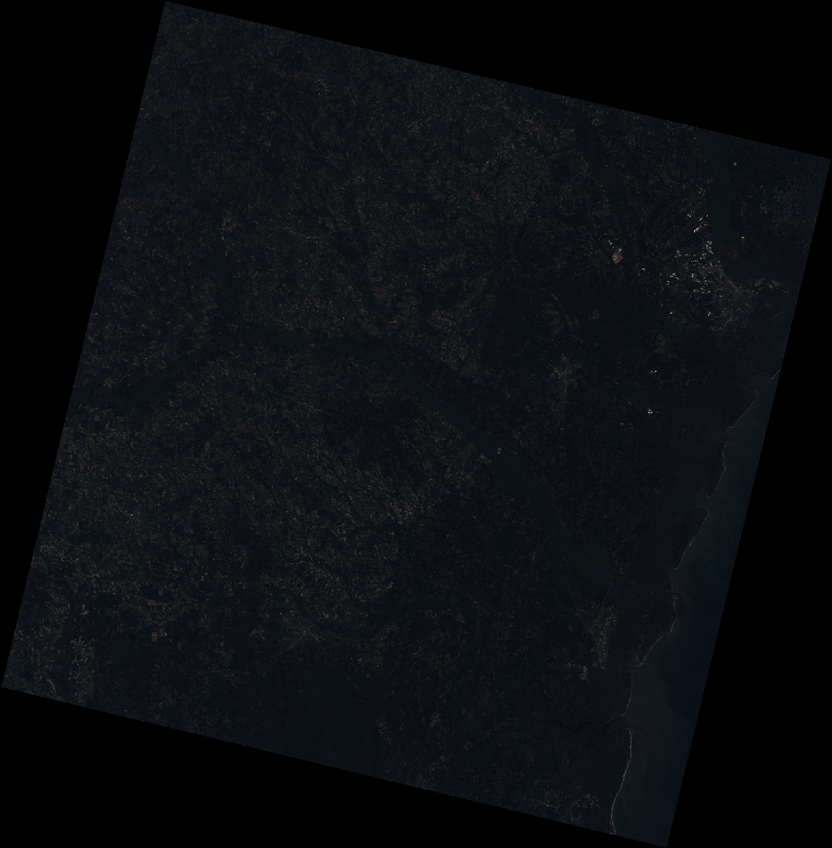
#> input picture test1.tiff, 832 x 848 px, shrunk from 1157 x 1178 before the run; its folder holds only this picture in this run
$ python -i geotiffDataset.py   (imports and definitions only)
#> lines starting #> are read from the running program, lines starting #| are printed output that depends on the picture; after the words box and inside, x2 and y2 are one past the last pixel; in counts of white or black regions, pixels touching at a corner belong together
import rasterio
import numpy as np
import pyproj

import cv2

import matplotlib.pyplot as plt

import os

LAT_STEP = 1
LON_STEP = 1

def rotateImage(image,rotation):
    image_h = image.shape[0]
    image_w = image.shape[1]
    center_h = image_h//2
    center_w = image_w//2
    M = cv2.getRotationMatrix2D((center_w,center_h),rotation,1)
    rotatedImage = cv2.warpAffine(image, M,(image_w,image_h))
    return rotatedImage

def processLandsatImage(im_rgb):
    im_gray = cv2.cvtColor(im_rgb,cv2.COLOR_RGB2GRAY)
    thresh = im_gray > 0
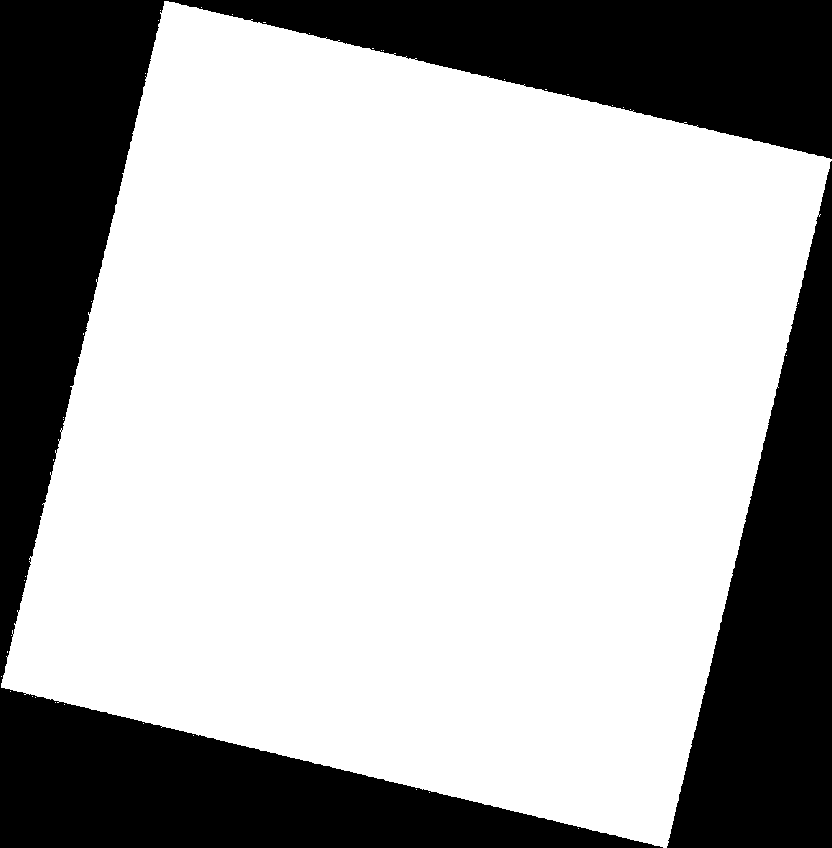
#> thresh: shape (848, 832) bool; 68.8% white; 2 black regions, box (x1, y1, x2, y2) and area: (0, 0, 832, 848) 163369, (667, 161, 832, 848) 56890
    coords = np.column_stack(np.where(thresh))
#> coords = 485277 pairs, first value 1 to 847, second value 1 to 831
    angle = cv2.minAreaRect(coords)[-1] * -1
#> angle = 13.54
    rotated = rotateImage(im_gray,angle)
#> in rotateImage, `M = cv2.getRotationMatrix2D((center_w,center_h),rotation,1)`: M = [[0.972, 0.234, -87.68], [-0.234, 0.972, 109.1]]
#> in rotateImage, `rotatedImage = cv2.warpAffine(image, M,(image_w,image_h))`:
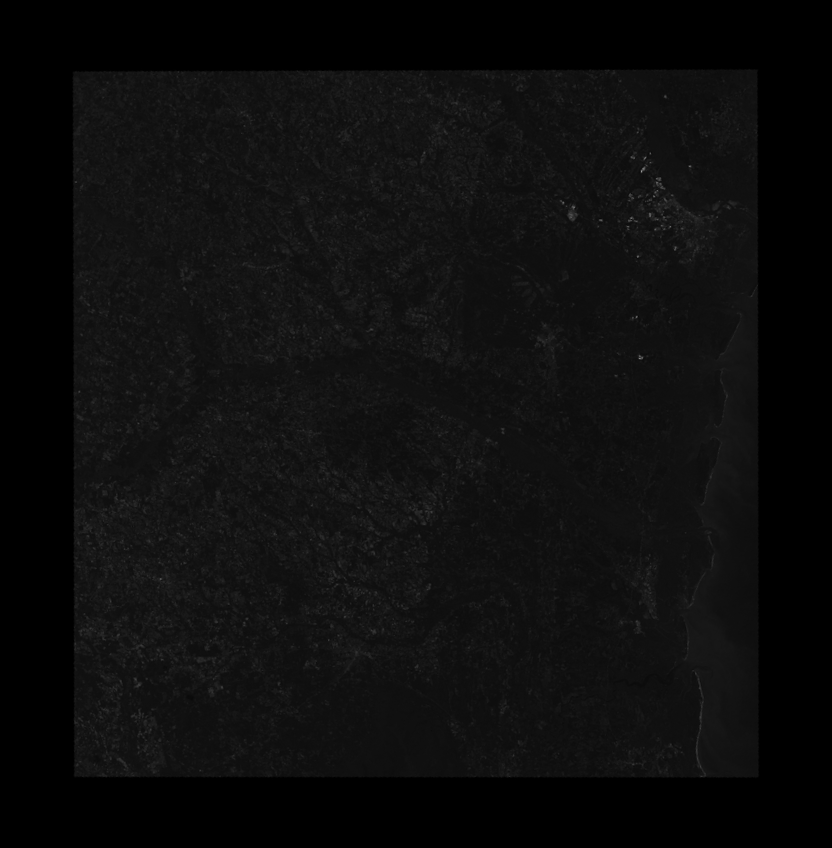
#> rotatedImage: shape (848, 832); min 0, max 154, mean 13
    rotated_rgb = rotateImage(im_rgb,angle)
    r_thresh = np.uint8(rotated > 0)
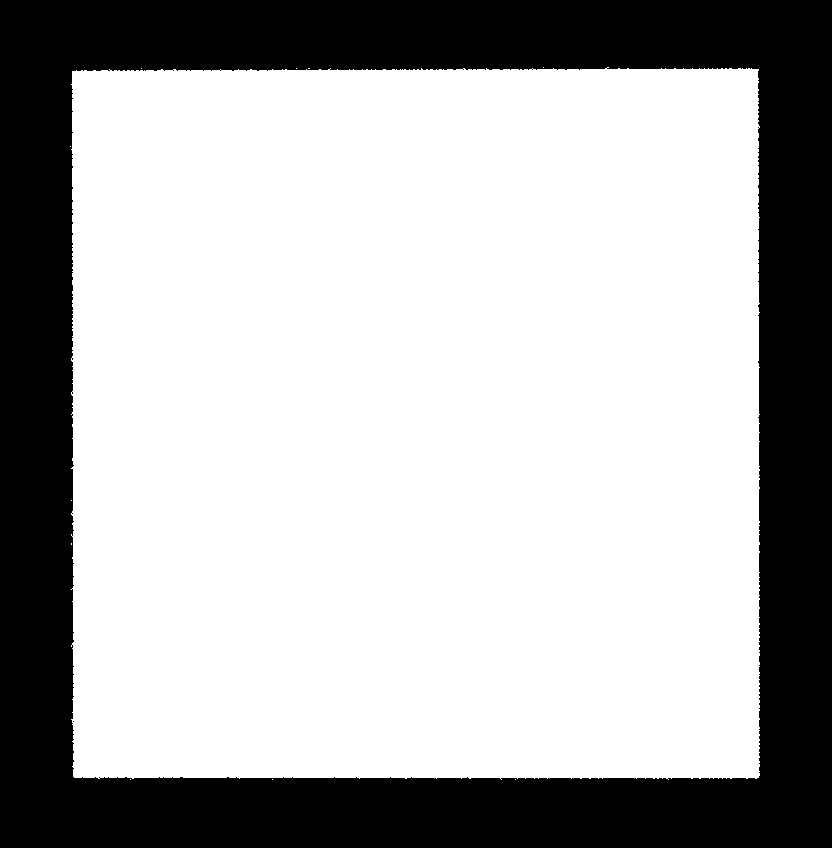
#> r_thresh: shape (848, 832); values 0 (black) and 1 (white), 68.9% white; 2 black regions (1 under 20 px)
    contours, hierarchy = cv2.findContours(r_thresh, mode=cv2.RETR_EXTERNAL, method=cv2.CHAIN_APPROX_NONE)
#> contours = 11 contours, 10 with area under 20; largest, box (x1, y1, x2, y2) and area: (71, 67, 760, 780) 484931
    contour = sorted(contours, key=cv2.contourArea)[-1]
#> contour = contour of 2812 points, box (x1, y1, x2, y2) (71, 67, 760, 780), area 484931
    x,y,w,h = cv2.boundingRect(contour)
#> x = 71; y = 67; w = 689; h = 713
    out = rotated_rgb[y:y+h,x:x+w]
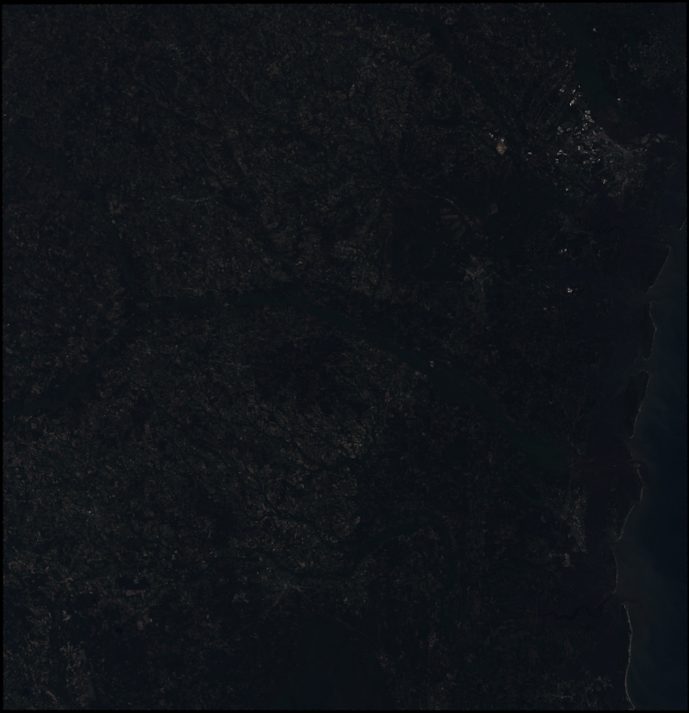
#> out: shape (713, 689, 3); mean R, G, B 15.6, 19.3, 23.5
    return out

key = '17T'

path = os.path.join('../data2',key)
path = os.path.join('../data2')

data_path = os.path.join(path,'data')
label_path = os.path.join(path,'labels')

# [37 lines not run here, left out]


>>> import cv2
>>> picture = cv2.cvtColor(cv2.imread('../../test1.tiff'), cv2.COLOR_BGR2RGB)
>>> result = processLandsatImage(picture)

$ run again, on test2.tiff
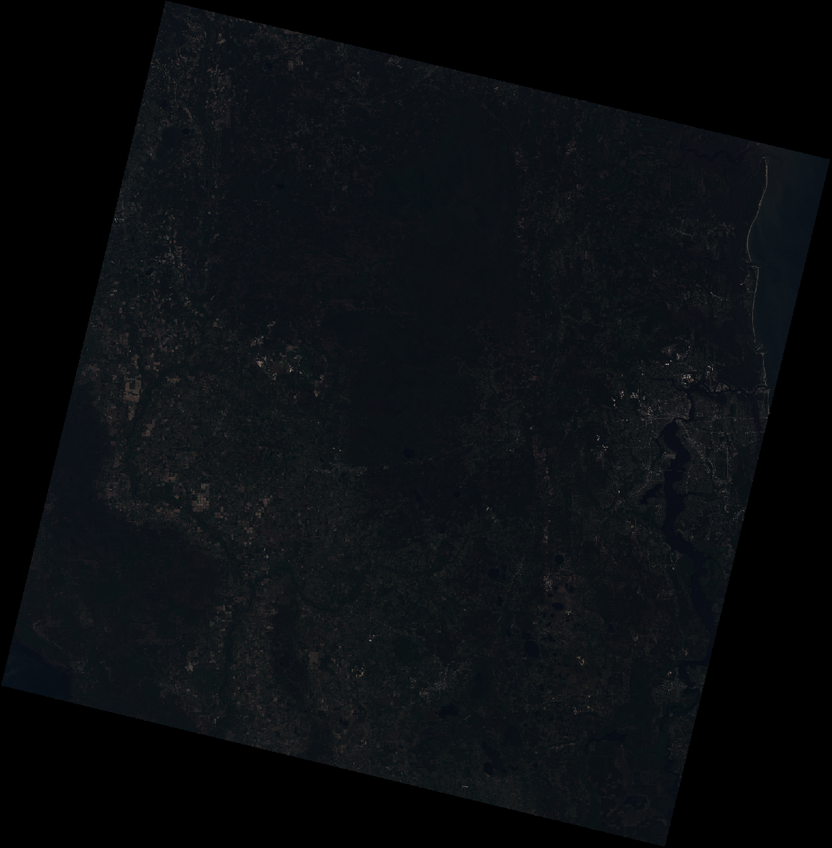
#> input picture test2.tiff, 832 x 848 px, shrunk from 1159 x 1180 before the run
#> in processLandsatImage, `thresh = im_gray > 0`:
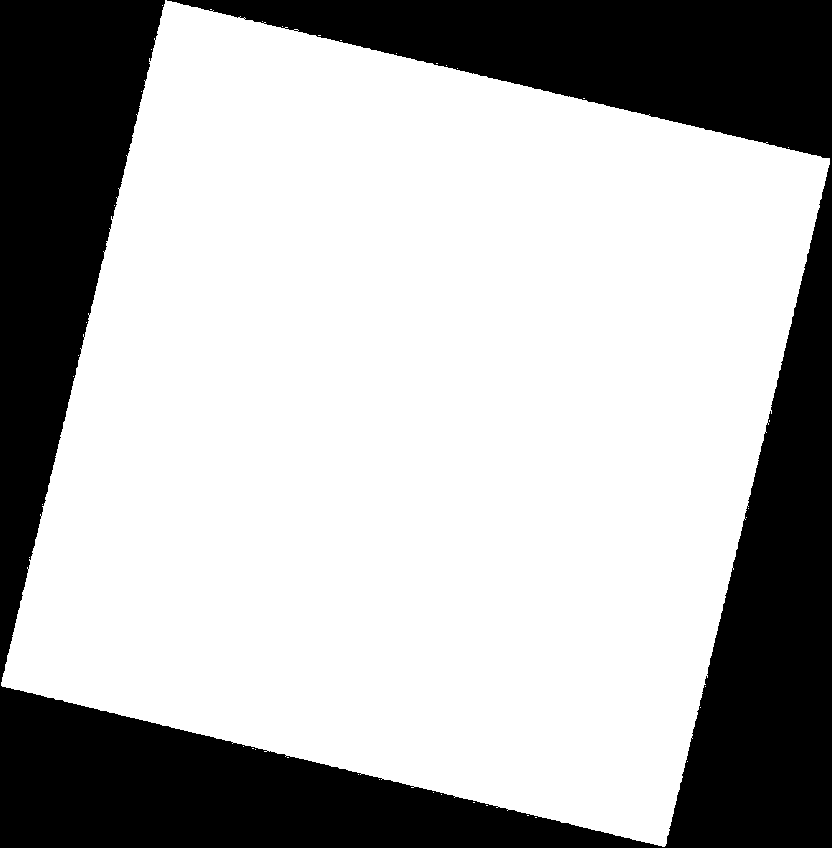
#> thresh: shape (848, 832) bool; 68.6% white; 1 black region, box (x1, y1, x2, y2) and area: (0, 0, 832, 848) 221853
#> coords = 483683 pairs, first value 0 to 846, second value 1 to 829
#> angle = 13.51
#> M = [[0.972, 0.234, -87.56], [-0.234, 0.972, 108.9]]
#> rotatedImage: shape (848, 832, 3)
#> r_thresh: shape (848, 832); values 0 (black) and 1 (white), 68.7% white; 2 black regions (1 under 20 px)
#> contours = 7 contours, 6 with area under 20; largest, box (x1, y1, x2, y2) and area: (71, 68, 760, 779) 483376
#> contour = contour of 2839 points, box (x1, y1, x2, y2) (71, 68, 760, 779), area 483376
#> x = 71; y = 68; w = 689; h = 711
#> in processLandsatImage, `out = rotated_rgb[y:y+h,x:x+w]`:
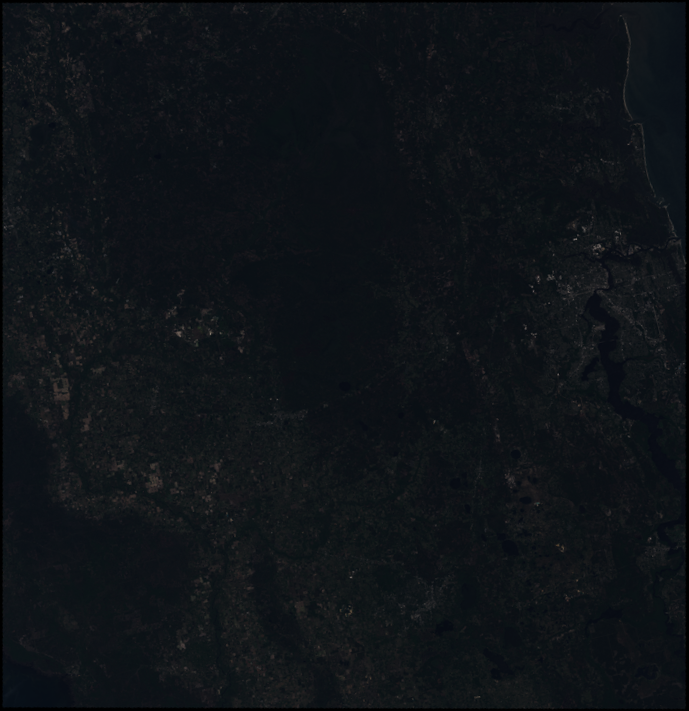
#> out: shape (711, 689, 3); mean R, G, B 15, 19.2, 23.1

$ run again, on test3.tiff
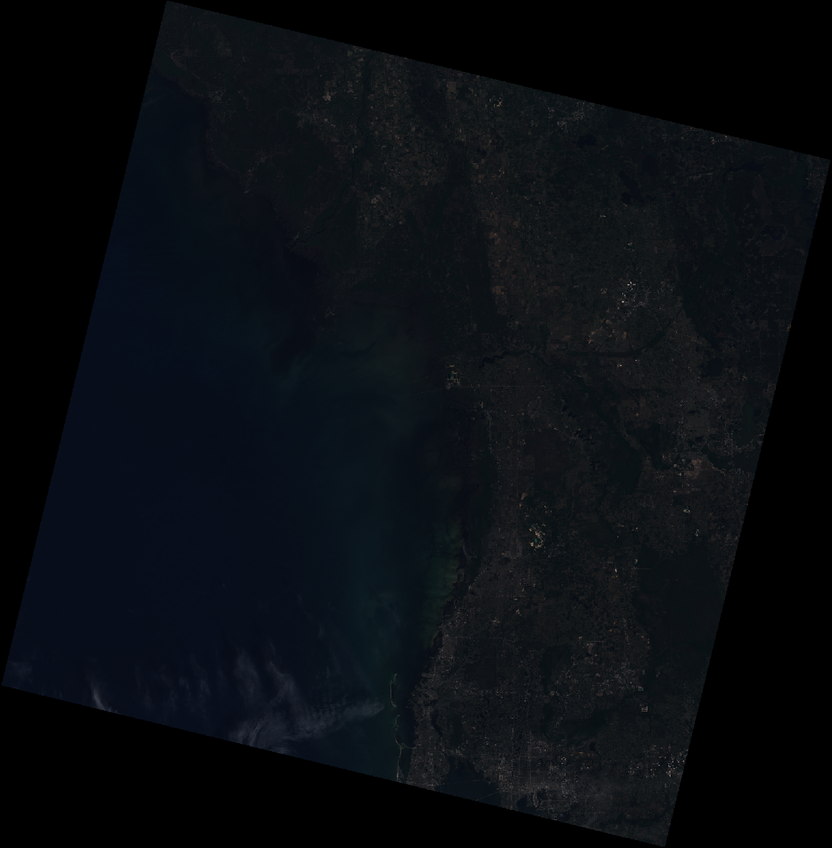
#> input picture test3.tiff, 832 x 848 px, shrunk from 1159 x 1180 before the run
#> in processLandsatImage, `thresh = im_gray > 0`:
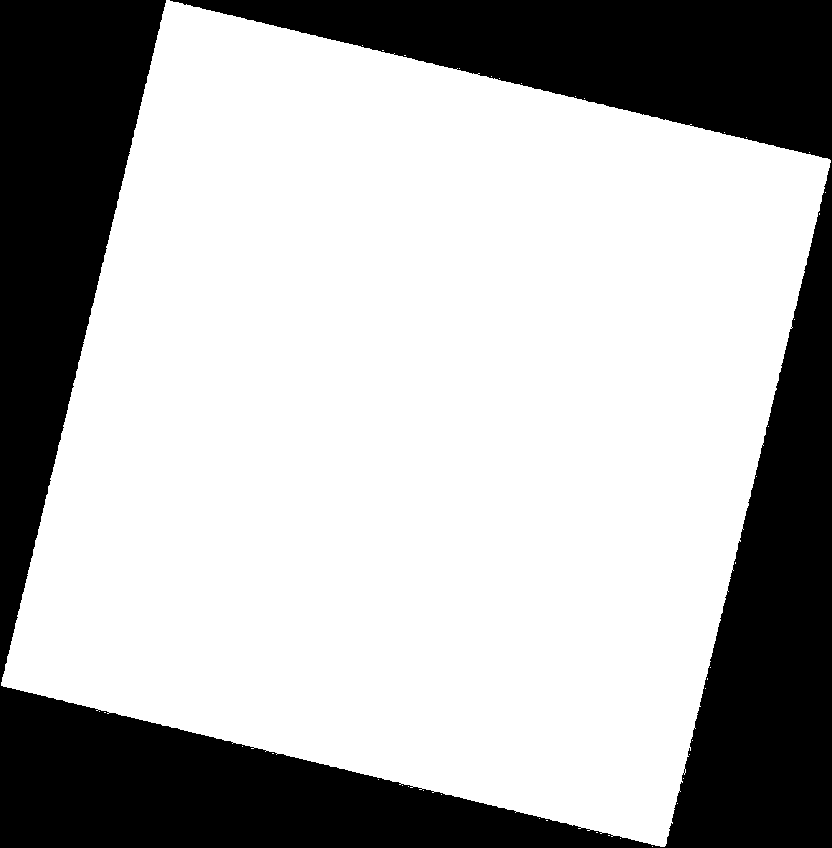
#> thresh: shape (848, 832) bool; 68.6% white; 1 black region, box (x1, y1, x2, y2) and area: (0, 0, 832, 848) 221852
#> coords = 483684 pairs, first value 0 to 846, second value 1 to 830
#> angle = 13.57
#> M = [[0.972, 0.235, -87.87], [-0.235, 0.972, 109.4]]
#> rotatedImage: shape (848, 832, 3)
#> r_thresh: shape (848, 832); values 0 (black) and 1 (white), 68.7% white; 1 black region
#> contours = 14 contours, 13 with area under 20; largest, box (x1, y1, x2, y2) and area: (73, 68, 760, 780) 483376
#> contour = contour of 2815 points, box (x1, y1, x2, y2) (73, 68, 760, 780), area 483376
#> x = 73; y = 68; w = 687; h = 712
#> in processLandsatImage, `out = rotated_rgb[y:y+h,x:x+w]`:
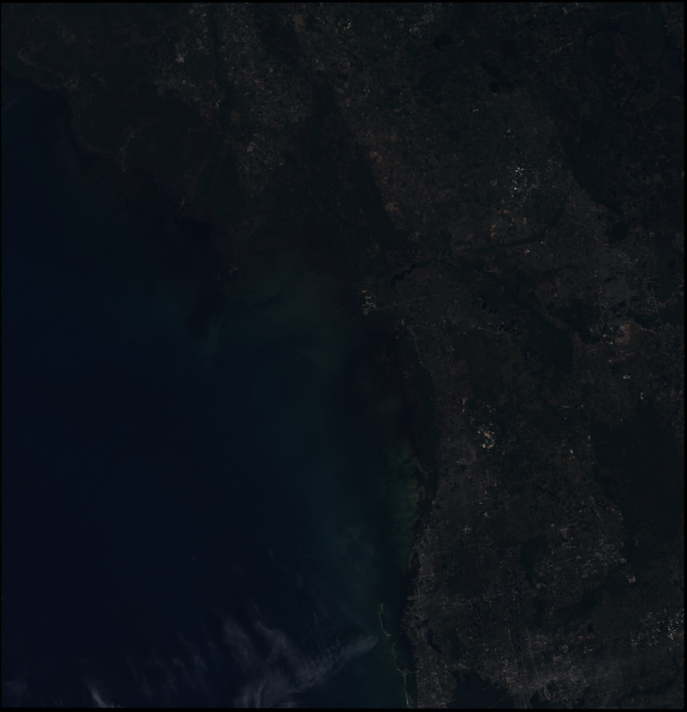
#> out: shape (712, 687, 3); mean R, G, B 13.7, 18.9, 24.8

$ run again, on test4.tiff
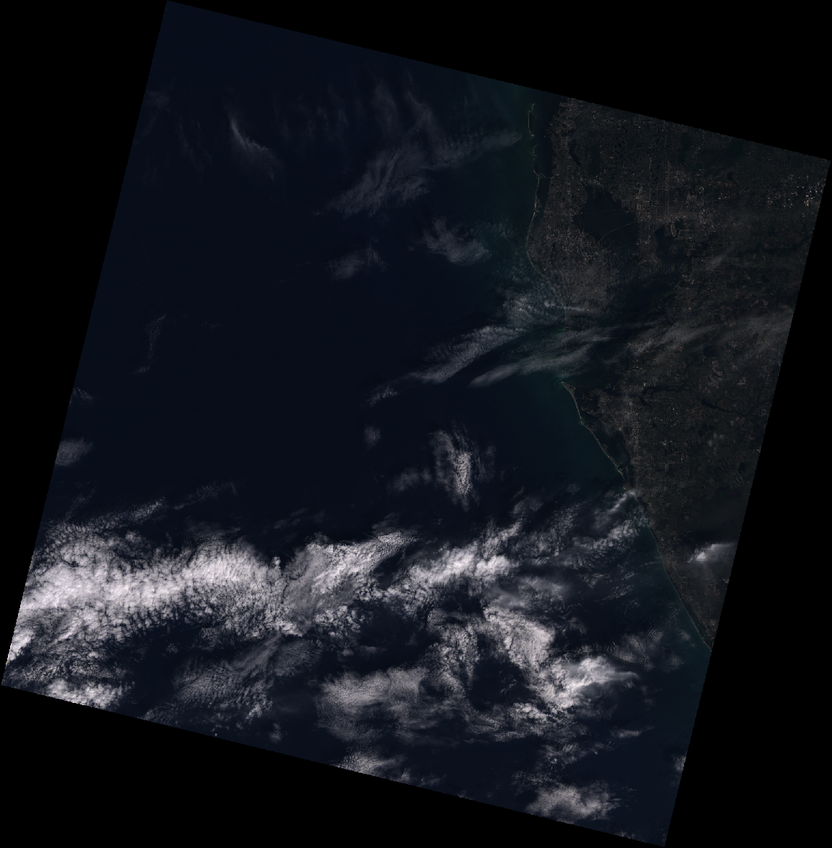
#> input picture test4.tiff, 832 x 848 px, shrunk from 1159 x 1181 before the run
#> in processLandsatImage, `thresh = im_gray > 0`:
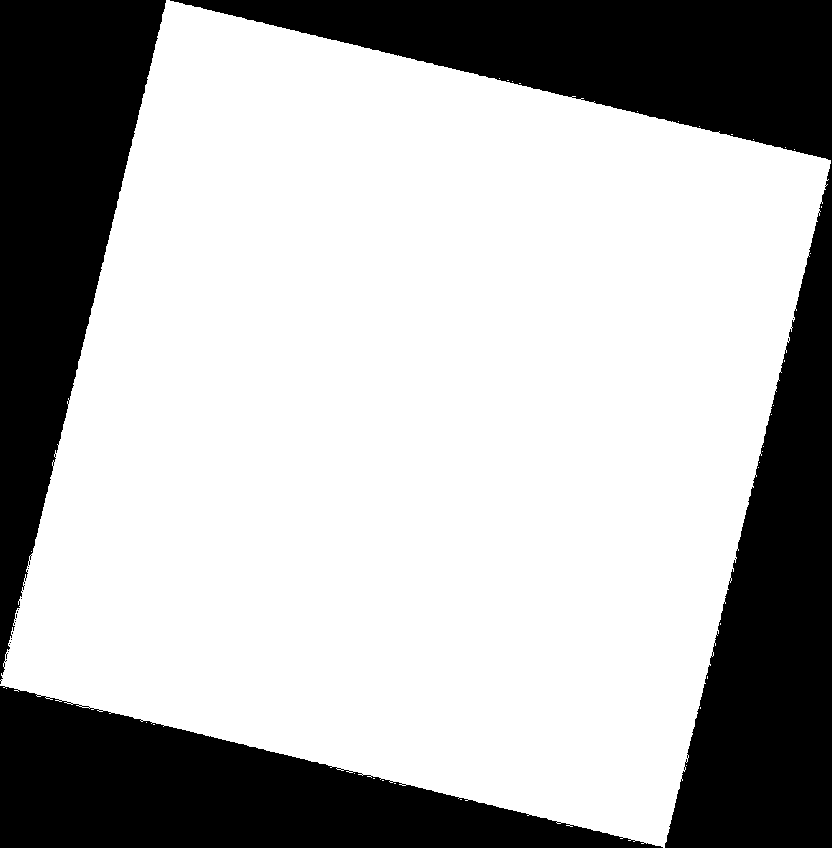
#> thresh: shape (848, 832) bool; 68.6% white; 15 black regions (12 under 20 px), largest, box (x1, y1, x2, y2) and area: (170, 0, 832, 848) 110727, (0, 0, 166, 684) 57012, (0, 686, 663, 848) 54053
#> coords = 483727 pairs, first value 0 to 847, second value 0 to 830
#> angle = 13.72
#> M = [[0.971, 0.237, -88.71], [-0.237, 0.971, 110.8]]
#> rotatedImage: shape (848, 832, 3)
#> r_thresh: shape (848, 832); values 0 (black) and 1 (white), 68.7% white; 15 black regions (14 under 20 px)
#> contours = 10 contours, 9 with area under 20; largest, box (x1, y1, x2, y2) and area: (71, 68, 760, 779) 483438
#> contour = contour of 2896 points, box (x1, y1, x2, y2) (71, 68, 760, 779), area 483438
#> x = 71; y = 68; w = 689; h = 711
#> in processLandsatImage, `out = rotated_rgb[y:y+h,x:x+w]`:
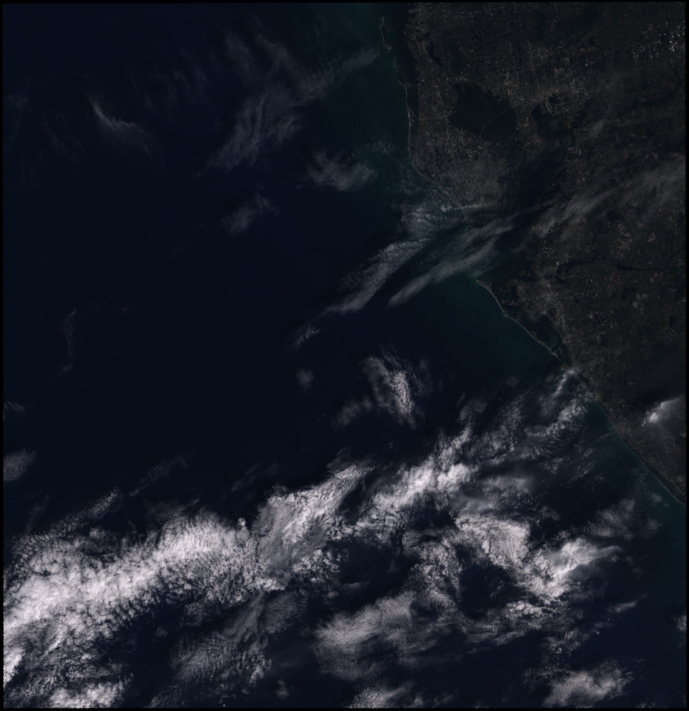
#> out: shape (711, 689, 3); mean R, G, B 27.6, 31.9, 41.2
